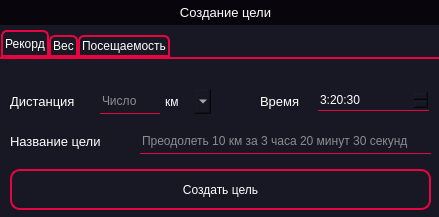
<?xml version="1.0" encoding="UTF-8"?>
<ui version="4.0">
 <class>MainWindow</class>
 <widget class="QMainWindow" name="MainWindow">
  <property name="geometry">
   <rect>
    <x>0</x>
    <y>0</y>
    <width>439</width>
    <height>217</height>
   </rect>
  </property>
  <property name="windowTitle">
   <string>MainWindow</string>
  </property>
  <property name="styleSheet">
   <string notr="true">border: none;</string>
  </property>
  <widget class="QWidget" name="centralwidget">
   <property name="styleSheet">
    <string notr="true">background-color: rgb(24, 24, 36);
color: rgb(255, 255, 255)</string>
   </property>
   <widget class="QLabel" name="header_frame">
    <property name="geometry">
     <rect>
      <x>0</x>
      <y>0</y>
      <width>451</width>
      <height>25</height>
     </rect>
    </property>
    <property name="font">
     <font>
      <pointsize>10</pointsize>
     </font>
    </property>
    <property name="styleSheet">
     <string notr="true">background-color: rgb(9, 5, 13);</string>
    </property>
    <property name="text">
     <string>Создание цели</string>
    </property>
    <property name="alignment">
     <set>Qt::AlignCenter</set>
    </property>
   </widget>
   <widget class="QPushButton" name="close">
    <property name="geometry">
     <rect>
      <x>415</x>
      <y>0</y>
      <width>25</width>
      <height>25</height>
     </rect>
    </property>
    <property name="styleSheet">
     <string notr="true">QPushButton{
	background-color: rgb(9, 5, 13);
}
QPushButton::hover{
	border: 0.5px solid rgb(230, 5, 64);
	border-radius: 10px
}
QPushButton::pressed{
	border: 3px solid rgb(230, 5, 64);
	border-radius: 10px
}
</string>
    </property>
    <property name="text">
     <string/>
    </property>
    <property name="icon">
     <iconset>
      <normaloff>icons/x.svg</normaloff>icons/x.svg</iconset>
    </property>
    <property name="iconSize">
     <size>
      <width>25</width>
      <height>25</height>
     </size>
    </property>
   </widget>
   <widget class="QTabWidget" name="tabWidget">
    <property name="geometry">
     <rect>
      <x>0</x>
      <y>30</y>
      <width>441</width>
      <height>191</height>
     </rect>
    </property>
    <property name="styleSheet">
     <string notr="true">QTabWidget::pane { 
    border-top: 2px solid  rgb(230, 5, 64);
}

QTabWidget::tab-bar {
    left: 1px;
}
QTabBar::tab {
    background-color:rgb(24, 24, 36);
    border: 1.5px solid  rgb(230, 5, 64);
    border-bottom-color:  rgb(230, 5, 64);
    border-top-left-radius: 6px;
    border-top-right-radius: 6px;
    min-width: 8ex;
    padding: 2px;
}

QTabBar::tab:selected, QTabBar::tab:hover {
    background-color: rgb(24, 24, 36);
}

QTabBar::tab:selected {
    border-color: rgb(230, 5, 64);
    border-bottom-color:  rgb(230, 5, 64);
}

QTabBar::tab:!selected {
    margin-top: 5px; 
}</string>
    </property>
    <property name="currentIndex">
     <number>0</number>
    </property>
    <widget class="QWidget" name="NewRecord_tab">
     <attribute name="title">
      <string>Рекорд</string>
     </attribute>
     <widget class="QLabel" name="label_2">
      <property name="geometry">
       <rect>
        <x>10</x>
        <y>30</y>
        <width>91</width>
        <height>25</height>
       </rect>
      </property>
      <property name="font">
       <font>
        <pointsize>10</pointsize>
       </font>
      </property>
      <property name="text">
       <string>Дистанция</string>
      </property>
     </widget>
     <widget class="QLabel" name="label_3">
      <property name="geometry">
       <rect>
        <x>260</x>
        <y>30</y>
        <width>61</width>
        <height>25</height>
       </rect>
      </property>
      <property name="font">
       <font>
        <pointsize>10</pointsize>
       </font>
      </property>
      <property name="text">
       <string>Время</string>
      </property>
     </widget>
     <widget class="QLineEdit" name="distantion">
      <property name="geometry">
       <rect>
        <x>100</x>
        <y>30</y>
        <width>61</width>
        <height>25</height>
       </rect>
      </property>
      <property name="styleSheet">
       <string notr="true">border-bottom: 1px solid rgb(230, 5, 64)</string>
      </property>
      <property name="placeholderText">
       <string>Число</string>
      </property>
     </widget>
     <widget class="QComboBox" name="dist_val">
      <property name="geometry">
       <rect>
        <x>160</x>
        <y>30</y>
        <width>51</width>
        <height>25</height>
       </rect>
      </property>
      <item>
       <property name="text">
        <string>км</string>
       </property>
      </item>
      <item>
       <property name="text">
        <string>м</string>
       </property>
      </item>
     </widget>
     <widget class="QTimeEdit" name="time">
      <property name="geometry">
       <rect>
        <x>318</x>
        <y>30</y>
        <width>111</width>
        <height>22</height>
       </rect>
      </property>
      <property name="styleSheet">
       <string notr="true">border-bottom: 1px solid rgb(230, 5, 64)</string>
      </property>
      <property name="displayFormat">
       <string>H:mm:ss</string>
      </property>
      <property name="currentSectionIndex">
       <number>0</number>
      </property>
      <property name="time">
       <time>
        <hour>3</hour>
        <minute>20</minute>
        <second>30</second>
       </time>
      </property>
     </widget>
     <widget class="QLabel" name="label_4">
      <property name="geometry">
       <rect>
        <x>10</x>
        <y>70</y>
        <width>121</width>
        <height>25</height>
       </rect>
      </property>
      <property name="font">
       <font>
        <pointsize>10</pointsize>
       </font>
      </property>
      <property name="text">
       <string>Название цели</string>
      </property>
     </widget>
     <widget class="QLineEdit" name="goal_name_r">
      <property name="geometry">
       <rect>
        <x>140</x>
        <y>70</y>
        <width>291</width>
        <height>25</height>
       </rect>
      </property>
      <property name="styleSheet">
       <string notr="true">border-bottom: 1px solid rgb(230, 5, 64)</string>
      </property>
      <property name="placeholderText">
       <string>Преодолеть 10 км за 3 часа 20 минут 30 секунд</string>
      </property>
     </widget>
     <widget class="QPushButton" name="create_r">
      <property name="geometry">
       <rect>
        <x>10</x>
        <y>110</y>
        <width>421</width>
        <height>41</height>
       </rect>
      </property>
      <property name="styleSheet">
       <string notr="true">QPushButton{
	border: 1.5px solid rgb(230, 5, 64);
	border-radius: 10px;
}
QPushButton::hover{
	border: 3px solid rgb(230, 5, 64);
	border-radius: 10px;
}
QPushButton::pressed{
	border: 5px solid rgb(230, 5, 64);
	border-radius: 10px;
}</string>
      </property>
      <property name="text">
       <string>Создать цель</string>
      </property>
     </widget>
    </widget>
    <widget class="QWidget" name="Weight_tab">
     <attribute name="title">
      <string>Вес</string>
     </attribute>
     <widget class="QLabel" name="label_5">
      <property name="geometry">
       <rect>
        <x>10</x>
        <y>30</y>
        <width>121</width>
        <height>25</height>
       </rect>
      </property>
      <property name="font">
       <font>
        <pointsize>10</pointsize>
       </font>
      </property>
      <property name="text">
       <string>Желаемый вес</string>
      </property>
     </widget>
     <widget class="QLineEdit" name="weight">
      <property name="geometry">
       <rect>
        <x>130</x>
        <y>30</y>
        <width>61</width>
        <height>25</height>
       </rect>
      </property>
      <property name="styleSheet">
       <string notr="true">border-bottom: 1px solid rgb(230, 5, 64)</string>
      </property>
      <property name="text">
       <string/>
      </property>
      <property name="placeholderText">
       <string>Число</string>
      </property>
     </widget>
     <widget class="QLabel" name="label_6">
      <property name="geometry">
       <rect>
        <x>10</x>
        <y>70</y>
        <width>121</width>
        <height>25</height>
       </rect>
      </property>
      <property name="font">
       <font>
        <pointsize>10</pointsize>
       </font>
      </property>
      <property name="text">
       <string>Название цели</string>
      </property>
     </widget>
     <widget class="QLineEdit" name="goal_name_w">
      <property name="geometry">
       <rect>
        <x>140</x>
        <y>70</y>
        <width>291</width>
        <height>25</height>
       </rect>
      </property>
      <property name="styleSheet">
       <string notr="true">border-bottom: 1px solid rgb(230, 5, 64)</string>
      </property>
      <property name="placeholderText">
       <string>Похудеть до 65 кг</string>
      </property>
     </widget>
     <widget class="QPushButton" name="create_w">
      <property name="geometry">
       <rect>
        <x>10</x>
        <y>110</y>
        <width>421</width>
        <height>41</height>
       </rect>
      </property>
      <property name="styleSheet">
       <string notr="true">QPushButton{
	border: 1.5px solid rgb(230, 5, 64);
	border-radius: 10px;
}
QPushButton::hover{
	border: 3px solid rgb(230, 5, 64);
	border-radius: 10px;
}
QPushButton::pressed{
	border: 5px solid rgb(230, 5, 64);
	border-radius: 10px;
}</string>
      </property>
      <property name="text">
       <string>Создать цель</string>
      </property>
     </widget>
     <widget class="QLabel" name="label_7">
      <property name="geometry">
       <rect>
        <x>195</x>
        <y>30</y>
        <width>21</width>
        <height>25</height>
       </rect>
      </property>
      <property name="font">
       <font>
        <pointsize>10</pointsize>
       </font>
      </property>
      <property name="text">
       <string>кг</string>
      </property>
     </widget>
    </widget>
    <widget class="QWidget" name="Visit">
     <attribute name="title">
      <string>Посещаемость</string>
     </attribute>
     <widget class="QLabel" name="label_8">
      <property name="geometry">
       <rect>
        <x>10</x>
        <y>70</y>
        <width>121</width>
        <height>25</height>
       </rect>
      </property>
      <property name="font">
       <font>
        <pointsize>10</pointsize>
       </font>
      </property>
      <property name="text">
       <string>Название цели</string>
      </property>
     </widget>
     <widget class="QLabel" name="label_9">
      <property name="geometry">
       <rect>
        <x>10</x>
        <y>30</y>
        <width>271</width>
        <height>25</height>
       </rect>
      </property>
      <property name="font">
       <font>
        <pointsize>10</pointsize>
       </font>
      </property>
      <property name="text">
       <string>Количество дней без пропусков</string>
      </property>
     </widget>
     <widget class="QLineEdit" name="goal_name_v">
      <property name="geometry">
       <rect>
        <x>140</x>
        <y>70</y>
        <width>291</width>
        <height>25</height>
       </rect>
      </property>
      <property name="styleSheet">
       <string notr="true">border-bottom: 1px solid rgb(230, 5, 64)</string>
      </property>
      <property name="placeholderText">
       <string>Заниматься 10 дней без пропусков</string>
      </property>
     </widget>
     <widget class="QPushButton" name="create_v">
      <property name="geometry">
       <rect>
        <x>10</x>
        <y>110</y>
        <width>421</width>
        <height>41</height>
       </rect>
      </property>
      <property name="styleSheet">
       <string notr="true">QPushButton{
	border: 1.5px solid rgb(230, 5, 64);
	border-radius: 10px;
}
QPushButton::hover{
	border: 3px solid rgb(230, 5, 64);
	border-radius: 10px;
}
QPushButton::pressed{
	border: 5px solid rgb(230, 5, 64);
	border-radius: 10px;
}</string>
      </property>
      <property name="text">
       <string>Создать цель</string>
      </property>
     </widget>
     <widget class="QLineEdit" name="nice_days">
      <property name="geometry">
       <rect>
        <x>290</x>
        <y>30</y>
        <width>61</width>
        <height>25</height>
       </rect>
      </property>
      <property name="styleSheet">
       <string notr="true">border-bottom: 1px solid rgb(230, 5, 64)</string>
      </property>
      <property name="placeholderText">
       <string>Число</string>
      </property>
     </widget>
    </widget>
   </widget>
  </widget>
 </widget>
 <resources>
  <include location="icons.qrc"/>
 </resources>
 <connections/>
</ui>
